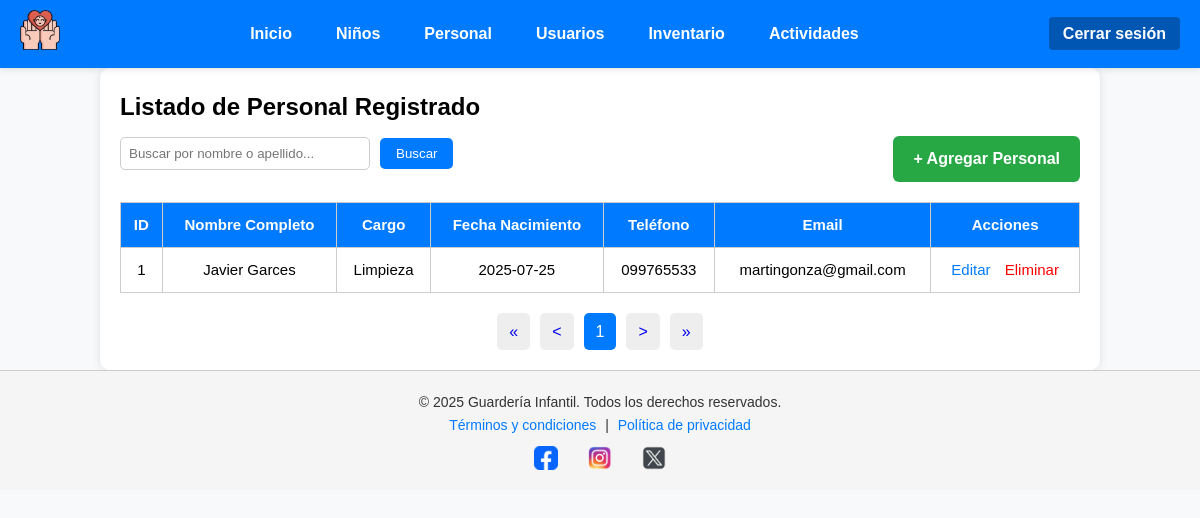
The page /MVC/index.php?c=Personal&a=index (signed in) on the database as committed earlier.
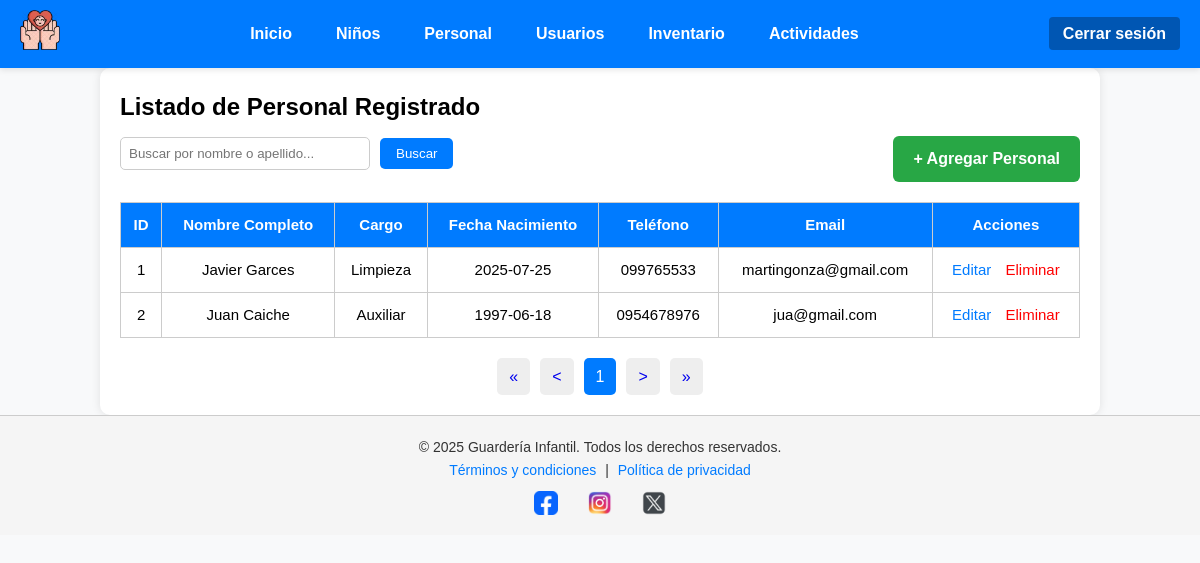
The same page on the database as committed later.
### tables this page shows
CREATE TABLE `personal` (
  `id` int(11) NOT NULL,
  `nombre` varchar(100) NOT NULL,
  `apellido` varchar(100) NOT NULL,
  `cargo` varchar(100) NOT NULL,
  `fecha_nacimiento` date NOT NULL,
  `direccion` varchar(255) NOT NULL,
  `telefono` varchar(20) NOT NULL,
  `email` varchar(100) NOT NULL,
  `fecha_registro` timestamp NOT NULL DEFAULT current_timestamp(),
  `usuario_creacion` varchar(100) NOT NULL,
  `fecha_actualizacion` timestamp NULL DEFAULT NULL ON UPDATE current_timestamp(),
  `usuario_actualizacion` varchar(100) DEFAULT NULL
);

### MVC/controller/PersonalController.php (called while the page is built, shortened)
<?php
require_once "model/dao/PersonalDAO.php";
class PersonalController {
    public function index() {
        $limite = 5;
        $pagina = isset($_GET['pagina']) && is_numeric($_GET['pagina']) ? (int) $_GET['pagina'] : 1;
        $inicio = ($pagina - 1) * $limite;
        if (isset($_GET['buscar']) && !empty(trim($_GET['buscar']))) {
            $texto = trim($_GET['buscar']);
            $datos = PersonalDAO::buscarPorNombre($texto, $inicio, $limite);
            $total = PersonalDAO::totalBusqueda($texto);
        } else {
            $datos = PersonalDAO::listarPaginado($inicio, $limite);
            $total = PersonalDAO::totalRegistros();
        }
        $totalPaginas = ceil($total / $limite);
        require_once "view/personal/personal.list.php";
    }
}

### MVC/index.php (called while the page is built, shortened)
<?php
$a = isset($_GET['a']) ? $_GET['a'] : 'index';
$controller = new $controllerClass();
$controller->$a();

### MVC/model/dao/PersonalDAO.php (called while the page is built, shortened)
<?php
class PersonalDAO {
    public static function listarPaginado($inicio, $limite) {
        $conexion = Conexion::conectar();
        $stmt = $conexion->prepare("SELECT * FROM personal LIMIT ?, ?");
        $stmt->bindParam(1, $inicio, PDO::PARAM_INT);
        $stmt->bindParam(2, $limite, PDO::PARAM_INT);
        $stmt->execute();
        return $stmt->fetchAll(PDO::FETCH_ASSOC);
    }
    public static function totalRegistros() {
        $conexion = Conexion::conectar();
        $stmt = $conexion->query("SELECT COUNT(*) FROM personal");
        return $stmt->fetchColumn();
    }
}

### MVC/view/personal/personal.list.php (the view, shortened to what the changed rows need)
<?php require_once "view/templates/navbar.php"; ?>
<main class="container">
    <h2>Listado de Personal Registrado</h2>
    <div class="tabla-contenedor">
        <table class="tabla">
            <thead>
                <tr>
                    <th>ID</th>
                    <th>Nombre Completo</th>
                    <th>Cargo</th>
                    <th>Fecha Nacimiento</th>
                    <th>Teléfono</th>
                    <th>Email</th>
                    <th>Acciones</th>
                </tr>
            </thead>
            <tbody>
                <?php if (empty($datos)): ?>
                    <tr>
                        <td colspan="7" style="text-align: center;">No se encontraron registros de personal.</td>
                    </tr>
                <?php else: ?>
                    <?php foreach ($datos as $personal): ?>
                        <tr>
                            <td><?= htmlspecialchars($personal['id']) ?></td>
                            <td><?= htmlspecialchars($personal['nombre'] . ' ' . $personal['apellido']) ?></td>
                            <td><?= htmlspecialchars($personal['cargo']) ?></td>
                            <td><?= htmlspecialchars($personal['fecha_nacimiento']) ?></td>
                            <td><?= htmlspecialchars($personal['telefono']) ?></td>
                            <td><?= htmlspecialchars($personal['email']) ?></td>
                            <td class="acciones">
                                <a href="index.php?c=Personal&a=editar&id=<?= htmlspecialchars($personal['id']) ?>" class="btn-editar">Editar</a>
                                <a href="index.php?c=Personal&a=eliminar&id=<?= htmlspecialchars($personal['id']) ?>"
                                   class="btn-eliminar"
                                   onclick="return confirm('¿Está seguro de que desea eliminar este registro?');">
                                   Eliminar
                                </a>
                            </td>
                        </tr>
                    <?php endforeach; ?>
                <?php endif; ?>
            </tbody>
        </table>
    </div>
    <div class="paginacion" style="margin-top: 20px; display: flex; justify-content: center; align-items: center;">
        <?php
        $pagina = $pagina ?? 1;
        $totalPaginas = $totalPaginas ?? 1;
        $maxPag = 5;
        $inicio = max(1, $pagina - floor($maxPag / 2));
        $fin = min($inicio + $maxPag - 1, $totalPaginas);
        if ($fin - $inicio < $maxPag - 1) {
            $inicio = max(1, $fin - $maxPag + 1);
        }
        ?>
        <a href="index.php?c=Personal&pagina=1<?= isset($_GET['buscar']) ? '&buscar=' . urlencode($_GET['buscar']) : '' ?>"
           style="margin: 0 5px; padding: 6px 12px; background-color: #eee; border-radius: 5px; text-decoration: none;">&laquo;</a>
        <a href="index.php?c=Personal&pagina=<?= max($pagina - 1, 1) ?><?= isset($_GET['buscar']) ? '&buscar=' . urlencode($_GET['buscar']) : '' ?>"
           style="margin: 0 5px; padding: 6px 12px; background-color: #eee; border-radius: 5px; text-decoration: none;">&lt;</a>
        <?php for ($i = $inicio; $i <= $fin; $i++): ?>
            <a href="index.php?c=Personal&pagina=<?= $i ?><?= isset($_GET['buscar']) ? '&buscar=' . urlencode($_GET['buscar']) : '' ?>"
               style="margin: 0 5px; padding: 6px 12px; background-color: <?= $i == $pagina ? '#007bff' : '#eee' ?>; color: <?= $i == $pagina ? '#fff' : '#000' ?>; border-radius: 5px; text-decoration: none;">
               <?= $i ?>
            </a>
        <?php endfor; ?>
        <a href="index.php?c=Personal&pagina=<?= min($pagina + 1, $totalPaginas) ?><?= isset($_GET['buscar']) ? '&buscar=' . urlencode($_GET['buscar']) : '' ?>"
           style="margin: 0 5px; padding: 6px 12px; background-color: #eee; border-radius: 5px; text-decoration: none;">&gt;</a>
        <a href="index.php?c=Personal&pagina=<?= $totalPaginas ?><?= isset($_GET['buscar']) ? '&buscar=' . urlencode($_GET['buscar']) : '' ?>"
           style="margin: 0 5px; padding: 6px 12px; background-color: #eee; border-radius: 5px; text-decoration: none;">&raquo;</a>
    </div>
</main>

Rows that differ between the two databases and show on the page:
added personal: id "2", nombre+apellido "Juan Caiche", cargo "Auxiliar", fecha_nacimiento "1997-06-18", telefono "0954678976", email "jua@gmail.com"
